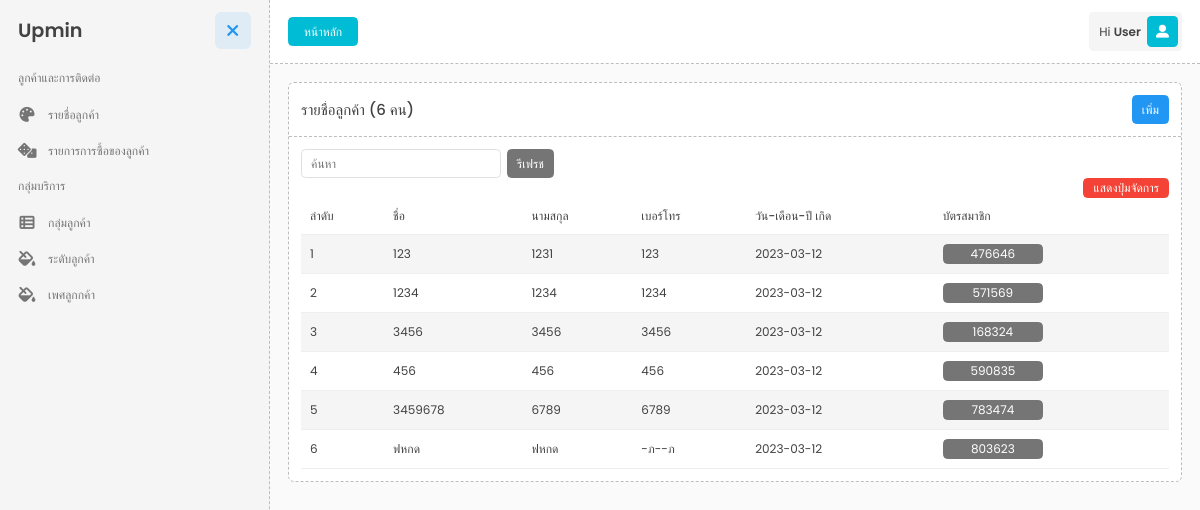
Screenshot of /dist/index?p=mycustomer (signed in) with the database file from the repository.
### tables this page shows
CREATE TABLE `tb_customer` (
  `cus_id` int(11) NOT NULL COMMENT 'รหัส',
  `code_customer` varchar(100) NOT NULL,
  `cus_name` varchar(100) NOT NULL COMMENT 'ชื่อลูกค้า',
  `cus_lastname` varchar(100) NOT NULL COMMENT 'นามสกุล',
  `cus_address` varchar(200) NOT NULL COMMENT 'ที่อยู่',
  `cus_province` varchar(100) NOT NULL COMMENT 'จังหวัด',
  `cus_amphoe` varchar(100) NOT NULL COMMENT 'อำเภอ',
  `cus_tambon` varchar(100) NOT NULL COMMENT 'ตำบล',
  `cus_phone` varchar(10) NOT NULL COMMENT 'เบอร์โทร',
  `cus_date` varchar(20) NOT NULL COMMENT 'วัน เดือน ปี เกิด',
  `cus_email` varchar(100) NOT NULL COMMENT 'อีเมลล์',
  `cus_gender` varchar(100) NOT NULL COMMENT 'เพศ',
  `cus_group` varchar(100) NOT NULL COMMENT 'กลุ่ม',
  `cus_level` varchar(100) NOT NULL COMMENT 'ระดับ',
  `cus_note` varchar(100) NOT NULL COMMENT 'หมายเหตุ',
  `cus_member_card` varchar(20) NOT NULL COMMENT 'บัตรสมาชิก'
);

### dist/mycustomer/mycustomer.php (the view, shortened to what this page needs)
<?php
    $customer = $con->query("SELECT * FROM tb_customer");
    $qty_cus = mysqli_num_rows($customer);
?>
<div class="portlet-header portlet-header-bordered">
    <h3 class="portlet-title">รายชื่อลูกค้า (<?=$qty_cus?> คน)</h3>
    <button id="btn-open-add" class="btn btn-primary" data-bs-toggle="modal" data-bs-target="#modal3">เพิ่ม</button>
</div>
<div class="ms-3 mt-3 d-flex gap-2">
    <input style="width: 200px;" type="text" placeholder="ค้นหา" id="search-table" class="form-control cc-input2" >
    <button class="btn btn-secondary" id="btn-reset">รีเฟรช</button>
</div>
<div class="d-flex justify-content-end me-3">
    <div class="d-flex gap-2">
        <button class="btn btn-danger py-0" id="cc-checkbox">แสดงปุ่มจัดการ</button>
    </div>
</div>
<div class="portlet-body">
    <div class="table-responsive">
        <table id="cc-table" class="table table-striped table-hover mb-0">
            <thead>
                <tr>
                    <th>ลำดับ</th>
                    <th>ชื่อ</th>
                    <th>นามสกุล</th>
                    <th>เบอร์โทร</th>
                    <th>วัน-เดือน-ปี เกิด</th>
                    <th>บัตรสมาชิก</th>
                </tr>
            </thead>
            <tbody>
                <?php
                    $num = 0;
                    foreach($customer as $cus):
                        $num++;
                ?>
                    <tr>
                        <td><?=$num?></td>
                        <td><?=$cus['cus_name']?></td>
                        <td><?=$cus['cus_lastname']?></td>
                        <td><?=$cus['cus_phone']?></td>
                        <td><?=$cus['cus_date']?></td>
                        <td>
                            <button class="btn btn-secondary py-0" style="width: 100px;"><?=$cus['cus_member_card']?></button>
                        </td>
                    </tr>
                <?php endforeach; ?>
            </tbody>
        </table>
    </div>
</div>

### dist/function/head.php (shortened to what this page needs)
<!DOCTYPE html>
<html lang="en" dir="ltr" data-theme="light">
<head>
	<link href="assets/build/styles/ltr-core.css" rel="stylesheet">
	<link href="assets/build/styles/ltr-vendor.css" rel="stylesheet">
</html>
</head>
<body class="preload-active aside-active aside-mobile-minimized aside-desktop-maximized">

### dist/index.php (shortened to what this page needs)
<?php
include('config/connect.php');
include('function/head.php');
if(isset($_GET['p']) && $_GET['p'] != 'salepic' && $_GET['p'] != 'salelist' &&  $_GET['p'] != 'salereport' && $_GET['p'] != 'salecustomerreport' && $_GET['p'] != 'returnreport' && $_GET['p'] != 'supplierreport' && $_GET['p'] != 'salesumaryreport' && $_GET['p'] != 'mycustomer' && $_GET['p'] != 'contactlist' && $_GET['p'] != 'setting-coupon' && $_GET['p'] != 'customergroup' && $_GET['p'] != 'customerlevel' && $_GET['p'] != 'customersex' && $_GET['p'] != 'storyByCustomer'){
	include('function/sidebar.php');
}else if(isset($_GET['p']) && $_GET['p'] != 'salelist' && $_GET['p'] != 'salereport' && $_GET['p'] != 'salecustomerreport' && $_GET['p'] != 'returnreport' && $_GET['p'] != 'supplierreport'
&& $_GET['p'] != 'salesumaryreport' && $_GET['p'] != 'salepic' && $_GET['p'] != 'salelist' &&  $_GET['p'] != 'salereport' && $_GET['p'] != 'salecustomerreport' && $_GET['p'] != 'returnreport'
&& $_GET['p'] != 'supplierreport' && $_GET['p'] != 'salesumaryreport'  && $_GET['p'] != 'setting-coupon'){
	include('function/sidebarCustomer.php');
}
include('function/navbar.php');
if(!isset($_GET['p']) || $_GET['p'] == 'home'){
	require('select.php');
}else if(isset($_GET['p']) && $_GET['p'] == 'stock'){
	require('stock/stock.php');
}else if(isset($_GET['p']) && $_GET['p'] == 'importproduct'){
	require('stock/importproduct.php');
}else if(isset($_GET['p']) && $_GET['p'] == 'productlist'){
	require('stock/productlist.php');
}else if(isset($_GET['p']) && $_GET['p'] == 'productcategory'){
	require('stock/productcategory.php');
}else if(isset($_GET['p']) && $_GET['p'] == 'supplier'){
	require('stock/supplier.php');
}else if(isset($_GET['p']) && $_GET['p'] == 'counting'){
	require('stock/counting.php');
}else if(isset($_GET['p']) && $_GET['p'] == 'salepic'){
	require('salepic/salepic.php');
}else if(isset($_GET['p']) && $_GET['p'] == 'salelist'){
	require('salelist/salelist.php');
}else if(isset($_GET['p']) && $_GET['p'] == 'datatable'){
	require('datatable.php');
}else if(isset($_GET['p']) && $_GET['p'] == 'mycustomer'){
	require('mycustomer/mycustomer.php');
}else if(isset($_GET['p']) && $_GET['p'] == 'contactlist'){
	require('mycustomer/contactlist.php');
}else if(isset($_GET['p']) && $_GET['p'] == 'setting-coupon'){
	require('setting-coupon.php');
}else if(isset($_GET['p']) && $_GET['p'] == 'salesumaryreport'){
	require('salelist/salesumaryreport.php');
}else if(isset($_GET['p']) && $_GET['p'] == 'salereport'){
	require('salelist/salereport.php');
}else if(isset($_GET['p']) && $_GET['p'] == 'customergroup'){
	require('mycustomer/customergroup.php');
}else if(isset($_GET['p']) && $_GET['p'] == 'customerlevel'){
	require('mycustomer/customerlevel.php');
}else if(isset($_GET['p']) && $_GET['p'] == 'customersex'){
	require('mycustomer/customersex.php');
}else if(isset($_GET['p']) && $_GET['p'] == 'borrow'){
	require('stock/borrow.php');
}else if(isset($_GET['p']) && $_GET['p'] == 'supplierreport'){
	require('salelist/supplierreport.php');
}else if(isset($_GET['p']) && $_GET['p'] == 'storyByCustomer'){
	require('mycustomer/storyByCustomer.php');
}else if(isset($_GET['p']) && $_GET['p'] == 'productsubcategory'){
	require('stock/productsubcategory.php');
}
include('function/footer.php'); ?>

### dist/function/sidebarCustomer.php (shortened to what this page needs)
<?php if (isset($_GET['p']) && $_GET['p'] != 'home' && $_GET['p'] != 'salepic') { ?>
			<div class="aside">
				<div class="aside-header">
					<h3 class="aside-title">Upmin</h3>
					<div class="aside-addon">
						<button class="btn btn-label-primary btn-icon btn-lg" data-toggle="aside">
							<i class="fa fa-times aside-icon-minimize"></i>
						</button>
					</div>
				</div>
				<div class="aside-body" data-simplebar data-simplebar-direction="ltr">
					<div class="menu">
						<div class="menu-section">
							<h2 class="menu-section-text">ลูกค้าและการติดต่อ</h2>
						</div>
						<div class="menu-item">
							<a href="?p=mycustomer" class="menu-item-link">
								<div class="menu-item-icon">
									<i class="fa fa-palette"></i>
								</div>
								<span class="menu-item-text">รายชื่อลูกค้า</span>
							</a>
						</div>
						<div class="menu-item">
							<a href="?p=contactlist" class="menu-item-link">
								<div class="menu-item-icon">
									<i class="fa fa-dice"></i>
								</div>
								<span class="menu-item-text">รายการการซื้อของลูกค้า</span>
							</a>
						</div>
						<div class="menu-section">
							<h2 class="menu-section-text">กลุ่มบริการ</h2>
						</div>
						<div class="menu-item">
							<a href="?p=customergroup" class="menu-item-link">
								<div class="menu-item-icon">
									<i class="fa fa-th-list"></i>
								</div>
								<span class="menu-item-text">กลุ่มลูกค้า</span>
							</a>
						</div>
						<div class="menu-item">
							<a href="?p=customerlevel" class="menu-item-link">
								<div class="menu-item-icon">
									<i class="fa fa-fill-drip"></i>
								</div>
								<span class="menu-item-text">ระดับลูกค้า</span>
							</a>
						</div>
						<div class="menu-item">
							<a href="?p=customersex" class="menu-item-link">
								<div class="menu-item-icon">
									<i class="fa fa-fill-drip"></i>
								</div>
								<span class="menu-item-text">เพศลูกกค้า</span>
							</a>
						</div>
					</div>
				</div>
			</div>
		<?php } ?>

### dist/function/navbar.php (shortened to what this page needs)
<div class="wrapper">
	<div class="header">
		<div class="sticky-header" id="sticky-header-desktop">
			<div class="header-holder header-holder-desktop">
				<div class="header-container container-fluid g-5">
					<div class="header-wrap header-wrap-block justify-content-start">
						<?php if(isset($_GET['p']) && $_GET['p'] != 'home'){?>
						<div class="dropdown d-inline">
							<a href="?p=home" class="btn btn-info btn-wider">หน้าหลัก</a>
						</div>
						<?php }?>
					</div>
					<div class="header-wrap hstack gap-2">
						<div class="dropdown">
							<?php if (isset($_SESSION['login'])) { ?>
								<button class="btn btn-flat-primary widget13" data-bs-toggle="dropdown">
									<div class="widget13-text"> Hi <strong>User</strong>
									</div>
									<div class="avatar avatar-info widget13-avatar">
										<div class="avatar-display">
											<i class="fa fa-user-alt"></i>
										</div>
									</div>
								</button>
							<?php } ?>
						</div>
					</div>
				</div>
			</div>
		</div>
	</div>
	<div class="content">
		<div class="container-fluid g-5">
			<div class="row">
				<div class="col-12">
					<div class="portlet">

### dist/function/footer.php (shortened to what this page needs)
</div>
</div>
</div>
</div>
</div>
</div>
</body>
</html>

### dist/function/head.php (style rules this page uses)
@media (min-width: 1025px) { body.aside-active.aside-desktop-maximized .sticky-header { left: 0 !important; } }
body.aside-active.aside-desktop-maximized .wrapper { padding-left: 22.5rem; }

### rows the page displays
tb_customer: cus_name "123", cus_lastname "1231", cus_phone "123", cus_date "2023-03-12", cus_member_card "476646"
tb_customer: cus_name "1234", cus_lastname "1234", cus_phone "1234", cus_date "2023-03-12", cus_member_card "571569"
tb_customer: cus_name "3456", cus_lastname "3456", cus_phone "3456", cus_date "2023-03-12", cus_member_card "168324"
tb_customer: cus_name "456", cus_lastname "456", cus_phone "456", cus_date "2023-03-12", cus_member_card "590835"
tb_customer: cus_name "3459678", cus_lastname "6789", cus_phone "6789", cus_date "2023-03-12", cus_member_card "783474"
tb_customer: cus_name "ฟหกด", cus_lastname "ฟหกด", cus_phone "-ภ--ภ", cus_date "2023-03-12", cus_member_card "803623"

### other values shown
$qty_cus "6"
